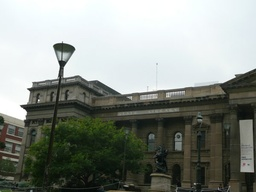
//> input picture imagestitching/imagestitching/test/panorama_1.jpg, 256 x 192 px, shrunk from 600 x 450 before the run; its folder holds 4 pictures in this run
$ ./main   (built with g++ and OpenCV 4, older OpenCV classes emulated)
//> lines starting //> are read from the running program, lines starting //| are printed output that depends on the picture
#define _CRT_SECURE_NO_WARNINGS
#include <iostream>
#include <stdio.h>
#include "opencv2/core.hpp"
#include "opencv2/highgui.hpp"
#include "opencv2/features2d/features2d.hpp"
#include "opencv2/nonfree/features2d.hpp"
#include "opencv2/calib3d/calib3d.hpp"
#include "opencv2/flann/flann.hpp"
#include "opencv2/imgproc.hpp"


using namespace cv;
using namespace std;

typedef struct Image_feature
{
	Mat descriptors;
	vector< KeyPoint > keypoint;
	Mat img;
}Image_feature;

Image_feature find_image_fature(Mat img)
{
	vector< KeyPoint > keypoint;
	Image_feature img_class;
	Mat img_g;
	Mat descriptors;

	cvtColor(img, img_g, COLOR_BGR2GRAY);

	SiftDescriptorExtractor detector;
	detector.detect(img_g, keypoint);
	SiftDescriptorExtractor extractor;
	extractor.compute(img_g, keypoint, descriptors);

	img_class.descriptors = descriptors;
	img_class.keypoint = keypoint;
	img_class.img = img;

	return img_class;
}

double find_matches_percent(Image_feature img1, Image_feature img2)
{

	vector < DMatch > good_matches;
	vector < DMatch > matches;

	//Flann
	FlannBasedMatcher Matcher;
	Matcher.match(img1.descriptors, img2.descriptors, matches);

	//BFMatch
	//BFMatcher matcher;
	//matcher.knnMatch(img1.descriptors, img2.descriptors, matches, 2); // Find two nearest matches

	//좋은 매칭 걸러내기 방법 1 -> Flann

	double dMaxDist = 0;
	double dMinDist = 100;
	double dDistance;


	for (int i = 0; i < img1.descriptors.rows; i++)
	{
		dDistance = matches[i].distance;

		if (dDistance < dMinDist) dMinDist = dDistance;
		if (dDistance > dMaxDist) dMaxDist = dDistance;

	}

	for (int i = 0; i < img1.descriptors.rows; i++)
	{
		if (matches[i].distance < 3 * dMinDist)
		{
			good_matches.push_back(matches[i]);
		}
	}


	// [12 lines of commented-out code are left out]

	vector<Point2f> img1_pt;
	vector<Point2f> img2_pt;

	for (int i = 0; i < good_matches.size(); i++)
	{
		img1_pt.push_back(img1.keypoint[good_matches[i].queryIdx].pt);
		img2_pt.push_back(img2.keypoint[good_matches[i].trainIdx].pt);
	}

	Mat mask;
	Mat HomoMatrix = findHomography(img2_pt, img1_pt, RANSAC, 3, mask);

	double outline_cnt = 0;
	double inline_cnt = 0;

	for (int i = 0; i < mask.rows; i++)
	{
		if (mask.at<bool>(i) == 0)
		{
			outline_cnt++;
		}
		else
		{
			inline_cnt++;
		}
	}

	double percentage = ((inline_cnt) / (inline_cnt + outline_cnt)) * 100;


	return percentage;
}

Mat panorama_stiching(Image_feature img1, Image_feature img2)
{

	vector < DMatch > good_matches;
	vector<vector < DMatch >> matches;

	//Flann
	//FlannBasedMatcher Matcher;
	//Matcher.match(img1.descriptors, img2.descriptors, matches);

	//BFMatch
	BFMatcher matcher;
	matcher.knnMatch(img1.descriptors, img2.descriptors, matches, 2); // Find two nearest matches

	// [28 lines of commented-out code are left out]

	for (int i = 0; i < matches.size(); ++i)
	{
		const float ratio = 0.7; // As in Lowe's paper; can be tuned
		if (matches[i][0].distance < ratio * matches[i][1].distance)
		{
			good_matches.push_back(matches[i][0]);
		}
		if (i == matches.size() - 1) break;
	}

	cout << "Good Match : " << good_matches.size() << endl;


	vector<Point2f> img1_pt;
	vector<Point2f> img2_pt;

	for (int i = 0; i < good_matches.size(); i++)
	{
		img1_pt.push_back(img1.keypoint[good_matches[i].queryIdx].pt);
		img2_pt.push_back(img2.keypoint[good_matches[i].trainIdx].pt);
	}

	Mat HomoMatrix = findHomography(img2_pt, img1_pt, RANSAC, 3);

	cout << HomoMatrix << endl;

	Mat matResult;
	Mat matPanorama;

	// 4개의 코너 구하기
	vector<Point2f> conerPt, conerPt_1;

	conerPt.push_back(Point2f(0, 0));
	conerPt.push_back(Point2f(img2.img.size().width, 0));
	conerPt.push_back(Point2f(0, img2.img.size().height));
	conerPt.push_back(Point2f(img2.img.size().width, img2.img.size().height));

	Mat P_Trans_conerPt;
	perspectiveTransform(Mat(conerPt), P_Trans_conerPt, HomoMatrix);

	// 이미지의 모서리 계산
	double min_x, min_y, max_x, max_y, bef_max_x;
	float min_x1, min_x2, min_y1, min_y2, max_x1, max_x2, max_y1, max_y2;

	min_x1 = min(P_Trans_conerPt.at<Point2f>(0).x, P_Trans_conerPt.at<Point2f>(1).x);
	min_x2 = min(P_Trans_conerPt.at<Point2f>(2).x, P_Trans_conerPt.at<Point2f>(3).x);
	min_y1 = min(P_Trans_conerPt.at<Point2f>(0).y, P_Trans_conerPt.at<Point2f>(1).y);
	min_y2 = min(P_Trans_conerPt.at<Point2f>(2).y, P_Trans_conerPt.at<Point2f>(3).y);
	max_x1 = max(P_Trans_conerPt.at<Point2f>(0).x, P_Trans_conerPt.at<Point2f>(1).x);
	max_x2 = max(P_Trans_conerPt.at<Point2f>(2).x, P_Trans_conerPt.at<Point2f>(3).x);
	max_y1 = max(P_Trans_conerPt.at<Point2f>(0).y, P_Trans_conerPt.at<Point2f>(1).y);
	max_y2 = max(P_Trans_conerPt.at<Point2f>(2).y, P_Trans_conerPt.at<Point2f>(3).y);
	min_x = min(min_x1, min_x2);
	min_y = min(min_y1, min_y2);
	max_x = max(max_x1, max_x2);
	max_y = max(max_y1, max_y2);

	// Transformation matrix
	Mat Htr = Mat::eye(3, 3, CV_64F);
	if (min_x < 0)
	{
		max_x = img1.img.size().width - min_x;
		Htr.at<double>(0, 2) = -min_x;
	}
	else
	{
		if (max_x < img1.img.size().width) max_x = img1.img.size().width;
	}

	if (min_y < 0)
	{
		max_y = img1.img.size().height - min_y;
		Htr.at<double>(1, 2) = -min_y;
	}
	else
	{
		if (max_y < img1.img.size().height) max_y = img1.img.size().height;
	}

	// 파노라마 만들기
	matPanorama = Mat(Size(max_x, max_y), CV_32F);
	warpPerspective(img1.img, matPanorama, Htr, matPanorama.size(), INTER_CUBIC, BORDER_CONSTANT, 0);
	warpPerspective(img2.img, matPanorama, (Htr*HomoMatrix), matPanorama.size(), INTER_CUBIC, BORDER_TRANSPARENT, 0);


	return matPanorama;

}


int main()
{

	vector<Mat> panorama;
	vector<Image_feature> Image_array;
	Image_feature Image_feature;


	String folderpath = "D:/ForTA/imagestitching/imagestitching/test";
	vector<String> filenames;
	glob(folderpath, filenames);

	cout << "\n------- file load ---------\n" << endl;

	for (size_t i = 0; i < filenames.size(); i++)
	{
		panorama.push_back(imread(filenames[i], IMREAD_COLOR));
//> panorama[0] is the input picture: 192 rows x 256 cols, CV_8UC3; mean B, G, R 135.7, 142.1, 136.9
		cout << filenames[i] << "  load" << endl;
	}

	cout << "\n------- find image Feature (SIFT) ---------\n" << endl;
	for (int i = 0; i < filenames.size() ; i++)
	{
		Image_feature = find_image_fature(panorama[i]);
		Image_array.push_back(Image_feature);
		cout <<  filenames[i] << " finish "<< endl;
	}


	cout << "\n------- find Center Image ---------\n" << endl;

	vector<int> image_match_count;
	int match_count = 0;
	int bef_match_count = 0;
	int max_match = 0;

	for (int i = 0; i < filenames.size(); i++)
	{
		for (int j = 0; j < filenames.size(); j++)
		{
			if (i != j)
			{
			if ((find_matches_percent(Image_array[i], Image_array[j])) >= 10)	match_count++;
			}
		}
		if (max_match < match_count) max_match = i;

		cout << filenames[i] << " be matching " << match_count << " images" << endl;

		match_count = 0;

	}

	cout << "\n------- image Matching ---------\n" << endl;

	Mat Panorama = imread(filenames[max_match], IMREAD_COLOR);
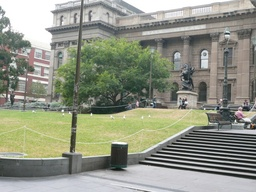
//> input picture imagestitching/imagestitching/test/panorama_4.jpg, 256 x 192 px, shrunk from 600 x 450 before the run

	for (int i = 0; i < filenames.size(); i++)
	{
		Image_feature = find_image_fature(Panorama);

		for (int j = 0 ; j < filenames.size(); j++)
		{
			int match = 0;

			if (j== max_match) break;

			match = find_matches_percent(Image_feature, Image_array[j]);

			if (match >= 10)
			{
				Panorama = panorama_stiching(Image_feature, Image_array[j]);
				Image_array.erase(Image_array.begin()+j);
				break;
			}
		}
		cv::namedWindow("test", CV_WINDOW_FREERATIO);
		cv::imshow("test", Panorama);
		cv::waitKey(20);
	}
//> this loop made 4 passes
//> pass 1, `cv::imshow("test", Panorama);`:
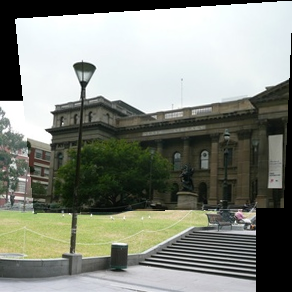
//> window 'test': 292 rows x 292 cols, CV_8UC3; mean B, G, R 127, 136.5, 132.2
//> pass 2, `cv::imshow("test", Panorama);`:
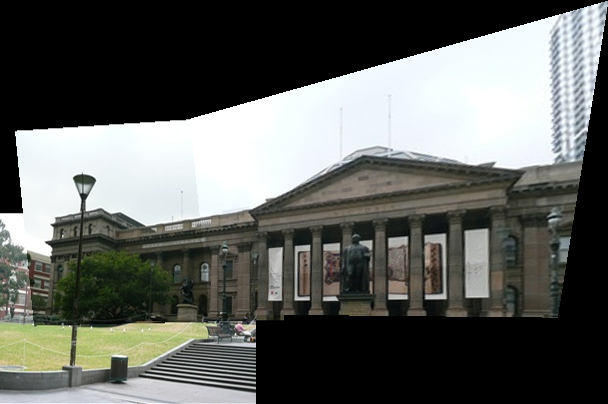
//> window 'test': 404 rows x 608 cols, CV_8UC3; mean B, G, R 94.3, 98.1, 95.9
	cv::namedWindow("result", CV_WINDOW_FREERATIO);
	cv::imshow("result", Panorama);
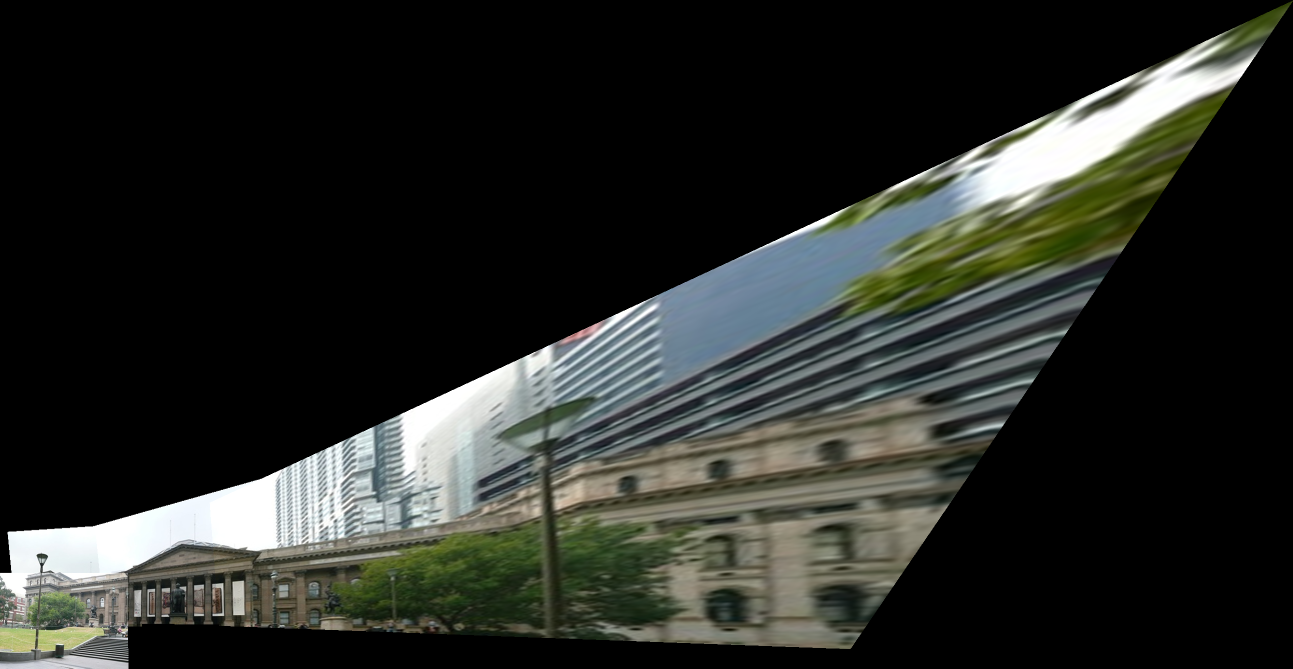
//> window 'result': 1337 rows x 2586 cols, CV_8UC3 (shown at 1/2 size); mean B, G, R 38.7, 42.8, 40.5
	cv::waitKey(0);

	return 0;
}
